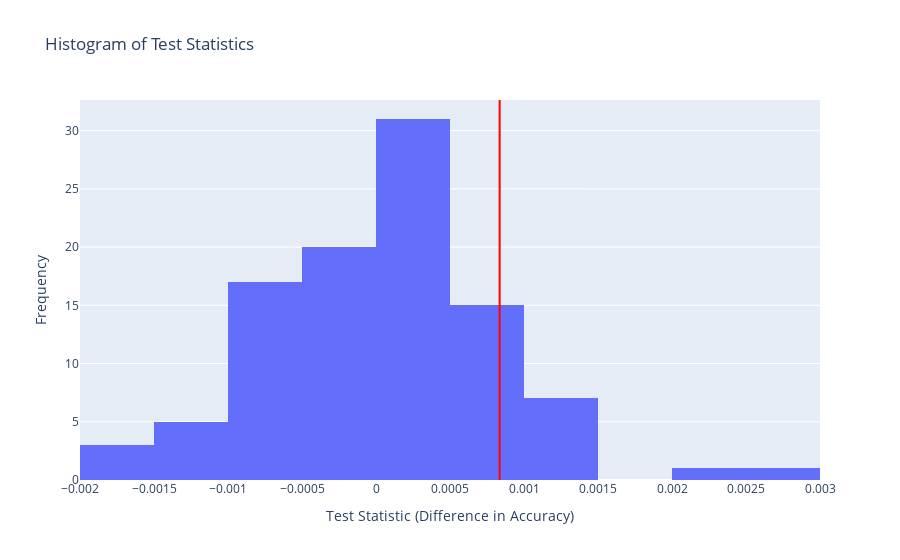

The code cell stored with this chart in its notebook:
### Code cell
hist_trace = go.Histogram(x=test_stats, nbinsx=10)
layout = go.Layout(title="Histogram of Test Statistics", xaxis_title="Test Statistic (Difference in Accuracy)", yaxis_title="Frequency")

fig = go.Figure(data=[hist_trace], layout=layout)
fig.add_vline(x=observed_test_stat, line_width=2, line_dash="solid", line_color="red")

fig.write_html("teststats_histogram.html")
fig.show()
